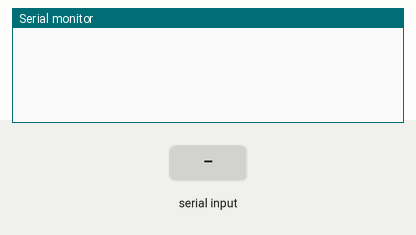
Bench run of a sketch on a simulated Arduino Uno, built with avr-gcc and run on an emulated ATmega328P. On the bench: the last lines printed to the serial monitor. The inputs (shaded band) are chosen by the test bench.

Above: at 1.2 s.
1.3 s: "90,45\n" received over Serial
At 2.1 s:
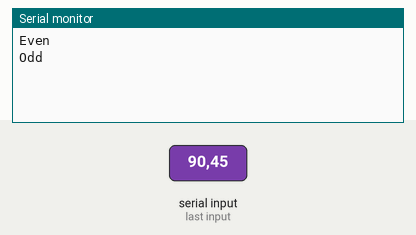
At 3.4 s:
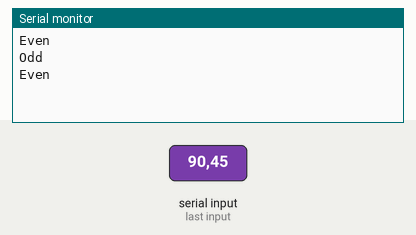

Measured:
- after the input at 1.3 s, the serial monitor: prints a new line at once (image 1)

The sketch:

Ex_4.3_EvenOdd.ino
```cpp
/*Create a program where the Arduino asks for an input and
it will display whether the input is an odd/even or not a number*/

void setup(){
  Serial.begin(9600);

}

void loop(){
  if(Serial.available() > 0){
     int input = Serial.parseInt();
     if(IsEven(input))
      Serial.println("Even");
     else
      Serial.println("Odd");
  }
}

bool IsEven(int num){
  if(num % 2 == 0)
    return true;
  return false;
}
```
